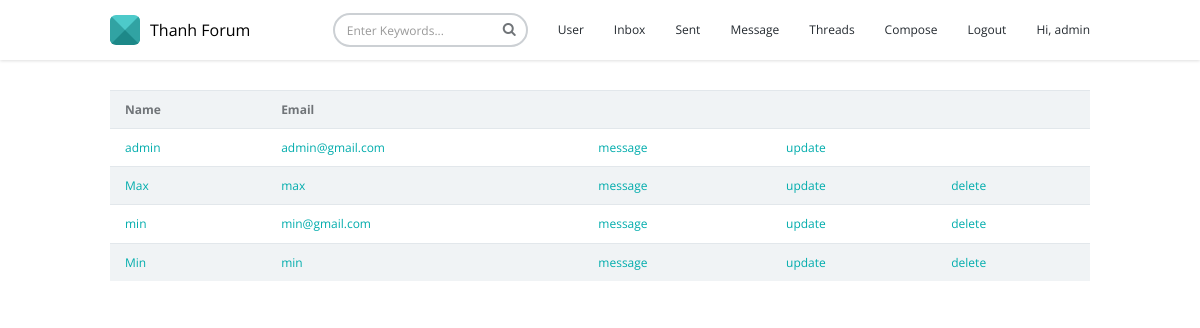
The page /user.php (signed in) on the database its author committed.
### tables this page shows
CREATE TABLE IF NOT EXISTS `user` (
  `id` int(11) unsigned NOT NULL AUTO_INCREMENT,
  `name` varchar(50) NOT NULL,
  `email` varchar(50) NOT NULL,
  `avatar` varchar(100) DEFAULT NULL,
  `password` varchar(50) NOT NULL,
  PRIMARY KEY (`id`)
);

### OOPDatabase.php (called while the page is built, shortened)
<?php
include('models/User.php');
class OOPDatabase{
	protected $_connection;
	public function __construct(){
		$this->_connection = mysqli_connect('localhost','root','123456','company');
	}
	public function getUsers(){
		$users = array();
		$query = mysqli_query($this->_connection, "select * from user");
		while ($row = mysqli_fetch_array($query)) {
			$users[] = $this->loadUser($row);
		}
		return $users;
	}
	public function loadUser($row){
		$user = new User();
		$user->id = $row['id'];
		$user->name = $row['name'];
		$user->email = $row['email'];
		$user->password = $row['password'];
		return $user;
	}
}

### user.php (the view, shortened to what this page needs)
<?php
require('OOPDatabase.php');
$database = new OOPDatabase();
if($user_id == 1){
	$users = $database->getUsers();
}else{
	$users = $database->getUserById($user_id);
}
?>
<!DOCTYPE html>
<html>
<head>
	<?php include('header.php');?>
</head>
<body>
	<?php include('menu.php') ?>
	<div class="content">
		<div class="container">
			<table class="table table-striped">
				<tr>
					<td><b>Name    </b></td>
					<td><b>Email   </b></td>
					<td><b> 		 </b></td>
					<td><b> 		 </b></td>
					<td><b> 		 </b></td>
				</tr>
				<?php if(!empty($users)): ?>
					<?php foreach ($users as $user): ?>
						<tr>
							<td><a href="/view_user.php?id=<?php echo $user->id ?>"><?php echo $user->name ?></a></td>
							<td><a><?php echo $user->email ?></a></td>
							<td><a href="/reply_message.php?id=<?php echo $user->id ?>">message</a></td>
							<td><a href="/update_user.php?id=<?php echo $user->id ?>">update</a></td>
							<?php if($user->id == 1): ?>
								<td></td>
							<?php endif ?>
							<?php if($user->id != 1): ?>
								<td><a href="/delete_user.php?id='.$user->id.'">delete</a></td>
							<?php endif ?>
						</tr>
					<?php endforeach ?>
				<?php endif ?>
			</table>
		</div>
	</div>
</body>
</html>

### assets/css/theme/default.css (style rules this page uses)
.text-theme, a { color: #00acac; }

### rows shown on the page
user: name "admin", email "admin@gmail.com"
user: name "Max", email "max", shows "delete"
user: name "min", email "min@gmail.com", shows "delete"
user: name "Min", email "min", shows "delete"

### other values the page prints
$user_name "admin"
